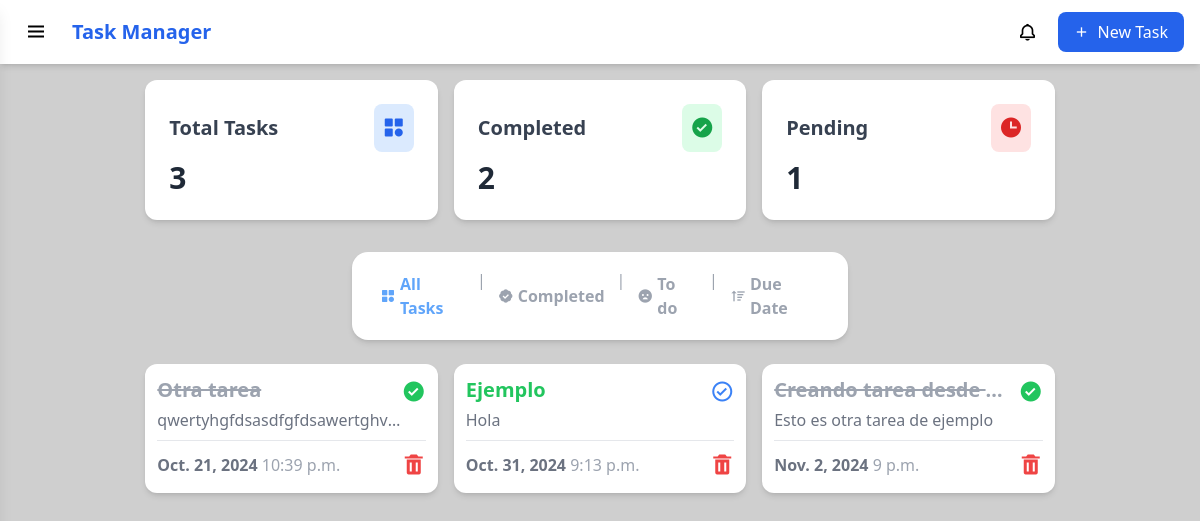
Page /tasks/ (signed in) on the earlier database version.
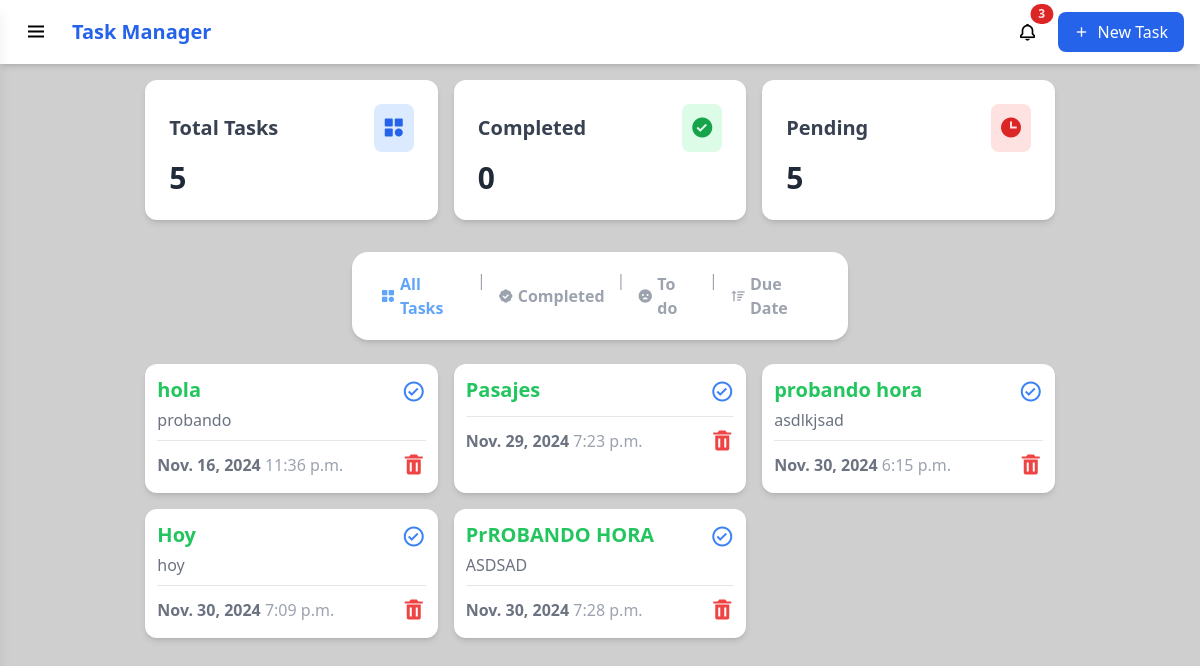
Same page on the later database version.
### tasks/models.py (models this page shows)
class Task(models.Model):
    title = models.CharField(max_length=35)
    description = models.TextField(null=True, blank=True)
    due_date = models.DateField()
    due_time = models.TimeField()
    completed = models.BooleanField(default=False)
    user = models.ForeignKey(User, on_delete=models.CASCADE)

### tasks/views.py (the view)
# urls.py: 2. Add a URL to urlpatterns:  path('', views.home, name='home')
@login_required
def home(request):
    tasks = Task.objects.filter(user=request.user)
    filter_status = request.GET.get('status', 'all')
    sort_by = request.GET.get('sort')
    if filter_status == 'completed':
        tasks = tasks.filter(completed=True)
    elif filter_status == 'pending':
        tasks = tasks.filter(completed=False)
    if sort_by == 'desc':
        tasks = tasks.order_by('-due_date', '-due_time')
    else:
        tasks = tasks.order_by('due_date', 'due_time')  # Default ordering
    context = {
        'tasks': tasks,
        'total_tasks': Task.objects.filter(user=request.user).count(),
        'completed_tasks': Task.objects.filter(user=request.user, completed=True).count(),
        'pending_tasks': Task.objects.filter(user=request.user, completed=False).count(),
        'active_filter': filter_status,
        'sort_by': sort_by,
        'notifications': Notification.objects.filter(user=request.user).order_by('-created_at')[:5],
        'unread_notifications_count': Notification.objects.filter(user=request.user, is_read=False).count()
    }
    return render(request, 'index.html', context)

### tasks/templates/index.html (shortened to what this page needs)
{% extends 'base_layout.html' %}
{% block content %}
<div class="grid grid-cols-1 sm:grid-cols-2 md:grid-cols-3 gap-3 sm:gap-4 w-11/12 mx-auto mb-6 sm:mb-8">
    <div class="w-full bg-white rounded-xl shadow-md hover:shadow-lg transition-all duration-300">
        <div class="p-4 sm:p-6">
            <div class="flex justify-between items-center">
                <h3 class="text-gray-700 font-bold text-lg sm:text-xl">Total Tasks</h3>
                <div class="p-2 bg-blue-100 rounded-lg">
                    <i class='bx bxs-category text-xl sm:text-2xl text-blue-600'></i>
                </div>
            </div>
            <p class="text-2xl sm:text-3xl font-bold text-gray-800 mt-2">{{ total_tasks }}</p>
        </div>
    </div>
    <div class="w-full bg-white rounded-xl shadow-md hover:shadow-lg transition-all duration-300">
        <div class="p-4 sm:p-6">
            <div class="flex justify-between items-center">
                <h3 class="text-gray-700 font-bold text-lg sm:text-xl">Completed</h3>
                <div class="p-2 bg-green-100 rounded-lg">
                    <i class='bx bxs-check-circle text-xl sm:text-2xl text-green-600'></i>
                </div>
            </div>
            <p class="text-2xl sm:text-3xl font-bold text-gray-800 mt-2">{{ completed_tasks }}</p>
        </div>
    </div>
    <div class="w-full bg-white rounded-xl shadow-md hover:shadow-lg transition-all duration-300">
        <div class="p-4 sm:p-6">
            <div class="flex justify-between items-center">
                <h3 class="text-gray-700 font-bold text-lg sm:text-xl">Pending</h3>
                <div class="p-2 bg-red-100 rounded-lg">
                    <i class='bx bxs-time text-xl sm:text-2xl text-red-600'></i>
                </div>
            </div>
            <p class="text-2xl sm:text-3xl font-bold text-gray-800 mt-2">{{ pending_tasks }}</p>
        </div>
    </div>
</div>
<div class="flex justify-center w-full mb-4 sm:mb-6 px-2 sm:px-0">
    <nav
        class="bg-white transition-all-[1s] shadow-md w-full sm:w-10/12 md:w-3/6 rounded-2xl p-3 sm:p-4 flex flex-row justify-around text-sm sm:text-base">
        <a href="?status=all{% if sort_by %}&sort={{ sort_by }}{% endif %}"
            class="text-{% if active_filter == 'all' %}blue-400{% else %}gray-400{% endif %} transition duration-300 ease-out hover:ease-in hover:text-blue-500 font-semibold py-1 px-2 sm:px-3 flex items-center gap-1">
            <i class="bx bxs-category"></i>All Tasks
        </a>
        <span class="text-gray-400">|</span>
        <a href="?status=completed{% if sort_by %}&sort={{ sort_by }}{% endif %}"
            class="font-semibold {% if active_filter == 'completed' %}text-green-400{% else %}text-gray-400{% endif %} py-1 px-2 sm:px-3 flex items-center gap-1 transition duration-300 ease-out hover:ease-in hover:text-green-400">
            <i class="bx bxs-badge-check"></i>Completed
        </a>
        <span class="text-gray-400">|</span>
        <a href="?status=pending{% if sort_by %}&sort={{ sort_by }}{% endif %}"
            class="font-semibold {% if active_filter == 'pending' %}text-red-400{% else %}text-gray-400{% endif %} py-1 px-2 sm:px-3 flex items-center gap-1 transition duration-300 ease-out hover:ease-in hover:text-red-400">
            <i class="bx bxs-sad"></i>To do
        </a>
        <span class="text-gray-400">|</span>
        <a href="?sort={% if sort_by == 'asc' %}desc{% else %}asc{% endif %}{% if active_filter != 'all' %}&status={{ active_filter }}{% endif %}"
            class="font-semibold text-gray-400 hover:text-yellow-400 py-1 px-2 sm:px-3 flex items-center gap-1 transition duration-300 ease-out hover:ease-in">
            <i class="bx bx-sort{% if sort_by == 'desc' %}-down{% else %}-up{% endif %}"></i>
            Due Date
        </a>
    </nav>
</div>
<section class="grid grid-cols-1 sm:grid-cols-2 lg:grid-cols-3 gap-3 sm:gap-4 w-11/12 mx-auto">
    {% for task in tasks %}
    <div class="flex flex-col shadow-md bg-white rounded-xl p-2 sm:p-3 overflow-hidden">
        <div class="flex justify-between items-start">
            <div class="overflow-hidden">
                <a href="{% url 'view_task' task.id %}">
                    <h1
                        class="text-lg sm:text-xl font-semibold {% if task.completed %}line-through text-gray-400{% else %}text-green-500{% endif %} truncate">
                        {{ task.title }}
                    </h1>
                </a>
                <p class="text-gray-500 mt-1 text-sm sm:text-base truncate">
                    {{ task.description|truncatechars:35 }}
                </p>
            </div>
            <a href="{% url 'toggle_complete' task.id %}"
                class="transform hover:scale-110 transition-transform flex-shrink-0">
                <i
                    class="bx {% if task.completed %}bxs-check-circle text-green-500{% else %}bx-check-circle text-blue-500{% endif %} text-xl sm:text-2xl"></i>
            </a>
        </div>
        <hr class="my-2 border-gray-200">
        <div class="flex justify-between items-center">
            <h2 class="text-gray-500 font-bold text-sm sm:text-base truncate">
                {{ task.due_date }} <span class="font-medium text-gray-400">{{ task.due_time }}</span>
            </h2>
            <a href="{% url 'delete_task' task.id %}"
                class="transform hover:scale-110 transition-transform flex-shrink-0">
                <i class="bx bxs-trash text-red-500 text-xl sm:text-2xl"></i>
            </a>
        </div>
    </div>
    {% endfor %}
</section>
{% endblock %}

### task_manager/templates/base_layout.html (shortened to what this page needs)
{% load static tailwind_tags %}
<!DOCTYPE html>
<html lang="en">
<head>
    <link href="https://unpkg.com/boxicons@2.1.4/css/boxicons.min.css" rel="stylesheet" />
    {% tailwind_css %}
</head>
<body class="bg-[#cfcfcf]">
    <nav class="fixed top-0 left-0 right-0 bg-white shadow-md h-14 sm:h-16 z-30">
        <div class="flex items-center justify-between h-full px-2 sm:px-4">
            <div class="flex items-center">
                <button id="sidebarToggle" class="p-2 hover:bg-gray-100 rounded-lg">
                    <i class="bx bx-menu text-xl sm:text-2xl"></i>
                </button>
                <span class="ml-2 sm:ml-4 text-lg sm:text-xl font-semibold text-blue-600 truncate">Task Manager</span>
            </div>
            <div class="flex items-center space-x-4">
                <div class="relative">
                    <button id="notificationBtn" class="p-1 hover:bg-gray-100 rounded-lg relative">
                        <i class="bx bx-bell text-xl"></i>
                        {% if unread_notifications_count > 0 %}
                        <span
                            class="absolute top-0 right-0 inline-flex items-center justify-center px-2 py-1 text-xs font-bold leading-none text-red-100 transform translate-x-1/2 -translate-y-1/2 bg-red-600 rounded-full">
                            {{ unread_notifications_count }}
                        </span>
                        {% endif %}
                    </button>
                </div>
                <a href="{% url 'add_task' %}"
                    class="flex items-center px-4 py-2 bg-blue-600 text-white rounded-lg hover:bg-blue-700">
                    <i class="bx bx-plus mr-2"></i>
                    <span>New Task</span>
                </a>
            </div>
        </div>
    </nav>
    <div id="main" class="min-h-screen transition-all duration-300 pt-14 sm:pt-16 ml-0">
        <div class="container mx-auto p-2 sm:p-4">
            {% block content %}{% endblock %}
        </div>
    </div>
</body>
</html>

### task_manager/templates/messages.html (shortened to what this page needs)
{% load static %}

Differences in the rows shown:
removed Task: title "Otra tarea", description "qwertyhgfdsasdfgfdsawertghv…", completed True (drawn), due_date "Oct. 21, 2024", due_time "10:39 p.m."
removed Task: title "Ejemplo", description "Hola", completed False (drawn), due_date "Oct. 31, 2024", due_time "9:13 p.m."
removed Task: title "Creando tarea desde…", description "Esto es otra tarea de ejemplo", completed True (drawn), due_date "Nov. 2, 2024", due_time "9 p.m."
added Task: title "hola", description "probando", completed False (drawn), due_date "Nov. 16, 2024", due_time "11:36 p.m."
added Task: title "Pasajes", completed False (drawn), due_date "Nov. 29, 2024", due_time "7:23 p.m."
added Task: title "probando hora", description "asdlkjsad", completed False (drawn), due_date "Nov. 30, 2024", due_time "6:15 p.m."
added Task: title "Hoy", description "hoy", completed False (drawn), due_date "Nov. 30, 2024", due_time "7:09 p.m."
added Task: title "PrROBANDO HORA", description "ASDSAD", completed False (drawn), due_date "Nov. 30, 2024", due_time "7:28 p.m."
Other differences:
{{ unread_notifications_count }}: (not shown) → "3"
{{ total_tasks }}: "3" → "5"
{{ completed_tasks }}: "2" → "0"
{{ pending_tasks }}: "1" → "5"
